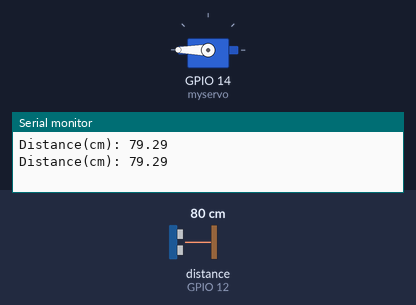
Simulated run of this sketch. Board: ESP32. On the bench: servo, the last lines printed to the serial monitor. Wiring (inferred from the names in the program): ultrasonic range finder: trigger GPIO 13; echo GPIO 12. The inputs (shaded band) are chosen by the test bench; at power-on: distance to the obstacle (sensor on GPIO 12) 80 cm. The echo pulse lasts 58.3 µs per cm.

Above: at 3.8 s.
3.9 s: distance to the obstacle (sensor on GPIO 12) set to 7 cm
7.8 s: distance to the obstacle (sensor on GPIO 12) set to 4 cm
At 9.6 s:
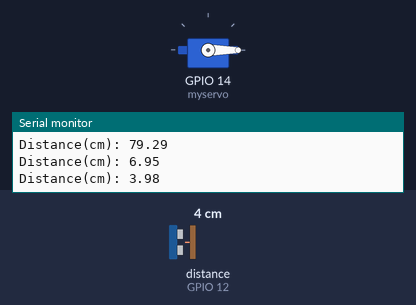
11.7 s: distance to the obstacle (sensor on GPIO 12) set to 9 cm
At 13.1 s:
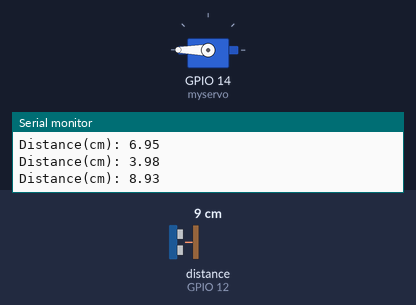
15.6 s: distance to the obstacle (sensor on GPIO 12) set to 2 cm
At 19.0 s:
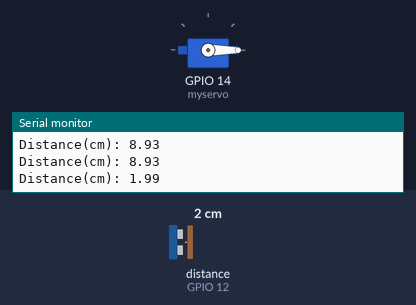
Timing chart, 0 to 20.5 s (numbered marks = the images above; inputs shaded):
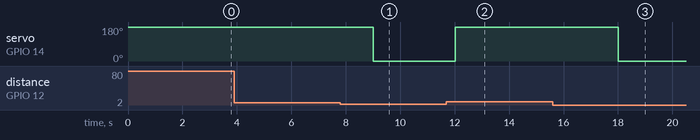

Measured:
- the behaviour switches between 6 and 5 cm on distance to the obstacle (sensor on GPIO 12) (found by bisection; images 0 and 1)
- after the input at 7.8 s, servo on GPIO 14 (myservo): 180° → 0° after 1.2 s
- after the input at 11.7 s, servo on GPIO 14 (myservo): 0° → 180° after 0.31 s
- after the input at 15.6 s, servo on GPIO 14 (myservo): 180° → 0° after 2.4 s

The sketch:

exp.ino
```cpp
#include <ESP32Servo.h> // including the library for the Ultrasonic sensor
#include <HCSR04.h> // including the library for servo motor

// Initializing and defining the pins of the Ultrasonic sensor
UltraSonicDistanceSensor distanceSensor(5, 18);

const int trigPin =13;
const int echoPin =12;

#define SOUND_SPEED 0.034 // defining values to sound speed

long duration;
float distanceCm;

// Initializing the servo motor
Servo myservo;
int pos=0;

void setup(){
  Serial.begin(9600); // initializing the serial monitor
  myservo.attach(14);
   pinMode(trigPin, OUTPUT); // making the trigpin an output pin
  pinMode(echoPin, INPUT); // making the echopin a input pin
  }

void loop(){
  digitalWrite(trigPin, LOW); //clears the trigpin
  delayMicroseconds(2); // delays the trig pin for 2 microseconds
  digitalWrite(trigPin, HIGH);
  delayMicroseconds(10);
  digitalWrite(trigPin, LOW);

  duration = pulseIn (echoPin, HIGH);
  distanceCm = duration * SOUND_SPEED/2; // calculates the distance away from the ultra sonic sensor
  Serial.print("Distance(cm): ");
  Serial.println(distanceCm);

// Control statement for the Ultrasonic sensor and servo motor
  if ( distanceCm <= 5.00){
    for (pos =180; pos>=0; pos-=90){
    myservo.write(pos);
    }
  }
    else {
      for (pos =0; pos<=180; pos+=90){
    myservo.write(pos);
  }
 }
  delay(3000);
}
```
